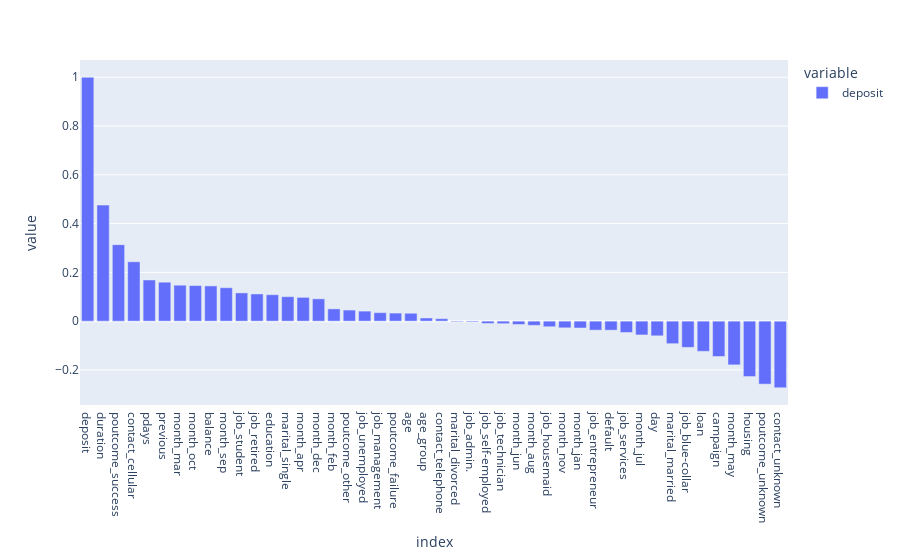

Notebook source saved alongside this figure:
### Code cell
#визуализируем таблицу корреляций
import plotly.express as px
display(to_viz)
fig = px.bar(to_viz)
fig.show()

### Figure 1 — Plotly figure (JSON) as saved in the notebook; plotly's stock layout.template omitted (floating-point values rounded to 4 significant figures)
{"data": [{"alignmentgroup": "True", "hovertemplate": "variable=deposit<br>index=%{x}<br>value=%{y}<extra></extra>", "legendgroup": "deposit", "marker": {"color": "#636efa", "pattern": {"shape": ""}}, "name": "deposit", "offsetgroup": "deposit", "orientation": "v", "showlegend": true, "textposition": "auto", "type": "bar", "x": ["deposit", "duration", "poutcome_success", "contact_cellular", "pdays", "previous", "month_mar", "month_oct", "balance", "month_sep", "job_student", "job_retired", "education", "marital_single", "month_apr", "month_dec", "month_feb", "poutcome_other", "job_unemployed", "job_management", "poutcome_failure", "age", "age_group", "contact_telephone", "marital_divorced", "job_admin.", "job_self-employed", "job_technician", "month_jun", "month_aug", "job_housemaid", "month_nov", "month_jan", "job_entrepreneur", "default", "job_services", "month_jul", "day", "marital_married", "job_blue-collar", "loan", "campaign", "month_may", "housing", "poutcome_unknown", "contact_unknown"], "xaxis": "x", "y": [1, 0.4759, 0.3135, 0.2434, 0.1688, 0.1597, 0.1474, 0.1459, 0.1445, 0.137, 0.1158, 0.1115, 0.1084, 0.1003, 0.09747, 0.09149, 0.05028, 0.04545, 0.04109, 0.03484, 0.03311, 0.03241, 0.01293, 0.01005, -0.002863, -0.003441, -0.009535, -0.01035, -0.01364, -0.01714, -0.02296, -0.02742, -0.02806, -0.03688, -0.03702, -0.04647, -0.05661, -0.06021, -0.09241, -0.1077, -0.1238, -0.145, -0.1793, -0.2272, -0.2583, -0.2731], "yaxis": "y"}], "layout": {"barmode": "relative", "legend": {"title": {"text": "variable"}, "tracegroupgap": 0}, "margin": {"t": 60}, "xaxis": {"anchor": "y", "domain": [0, 1], "title": {"text": "index"}}, "yaxis": {"anchor": "x", "domain": [0, 1], "title": {"text": "value"}}}}
